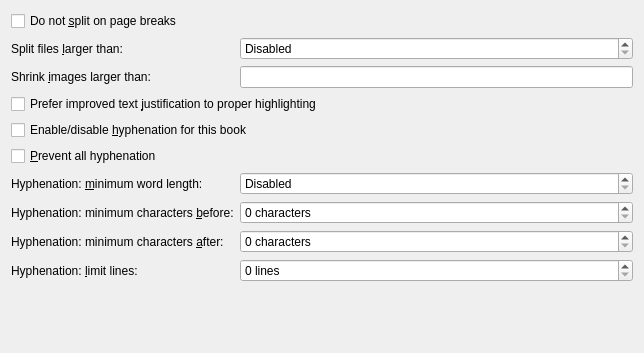
<?xml version="1.0" encoding="UTF-8"?>
<ui version="4.0">
 <class>Form</class>
 <widget class="QWidget" name="Form">
  <property name="geometry">
   <rect>
    <x>0</x>
    <y>0</y>
    <width>644</width>
    <height>353</height>
   </rect>
  </property>
  <property name="windowTitle">
   <string>Form</string>
  </property>
  <layout class="QFormLayout" name="formLayout">
   <item row="0" column="0">
    <widget class="QCheckBox" name="opt_dont_split_on_page_breaks">
     <property name="text">
      <string>Do not &amp;split on page breaks</string>
     </property>
    </widget>
   </item>
   <item row="1" column="0">
    <widget class="QLabel" name="label">
     <property name="text">
      <string>Split files &amp;larger than:</string>
     </property>
     <property name="buddy">
      <cstring>opt_flow_size</cstring>
     </property>
    </widget>
   </item>
   <item row="1" column="1">
    <widget class="QSpinBox" name="opt_flow_size">
     <property name="specialValueText">
      <string>Disabled</string>
     </property>
     <property name="suffix">
      <string> KB</string>
     </property>
     <property name="minimum">
      <number>0</number>
     </property>
     <property name="maximum">
      <number>1000000</number>
     </property>
     <property name="singleStep">
      <number>20</number>
     </property>
    </widget>
   </item>
   <item row="2" column="0">
    <widget class="QLabel" name="label_4">
     <property name="text">
      <string>Shrink &amp;images larger than:</string>
     </property>
     <property name="buddy">
      <cstring>opt_kepub_max_image_size</cstring>
     </property>
    </widget>
   </item>
   <item row="2" column="1">
    <widget class="QLineEdit" name="opt_kepub_max_image_size"/>
   </item>
   <item row="4" column="0" colspan="2">
    <widget class="QCheckBox" name="opt_kepub_affect_hyphenation">
     <property name="text">
      <string>Enable/disable &amp;hyphenation for this book</string>
     </property>
    </widget>
   </item>
   <item row="5" column="0">
    <widget class="QCheckBox" name="opt_kepub_disable_hyphenation">
     <property name="text">
      <string>&amp;Prevent all hyphenation</string>
     </property>
    </widget>
   </item>
   <item row="6" column="0">
    <widget class="QLabel" name="label_2">
     <property name="text">
      <string>Hyphenation: &amp;minimum word length:</string>
     </property>
     <property name="buddy">
      <cstring>opt_kepub_hyphenation_min_chars</cstring>
     </property>
    </widget>
   </item>
   <item row="6" column="1">
    <widget class="QSpinBox" name="opt_kepub_hyphenation_min_chars">
     <property name="specialValueText">
      <string>Disabled</string>
     </property>
     <property name="suffix">
      <string> characters</string>
     </property>
    </widget>
   </item>
   <item row="7" column="0">
    <widget class="QLabel" name="label_3">
     <property name="text">
      <string>Hyphenation: minimum characters &amp;before:</string>
     </property>
     <property name="buddy">
      <cstring>opt_kepub_hyphenation_min_chars</cstring>
     </property>
    </widget>
   </item>
   <item row="7" column="1">
    <widget class="QSpinBox" name="opt_kepub_hyphenation_min_chars_before">
     <property name="suffix">
      <string> characters</string>
     </property>
    </widget>
   </item>
   <item row="8" column="0">
    <widget class="QLabel" name="label_5">
     <property name="text">
      <string>Hyphenation: minimum characters &amp;after:</string>
     </property>
     <property name="buddy">
      <cstring>opt_kepub_hyphenation_min_chars</cstring>
     </property>
    </widget>
   </item>
   <item row="8" column="1">
    <widget class="QSpinBox" name="opt_kepub_hyphenation_min_chars_after">
     <property name="suffix">
      <string> characters</string>
     </property>
    </widget>
   </item>
   <item row="9" column="0">
    <widget class="QLabel" name="label_6">
     <property name="text">
      <string>Hyphenation: &amp;limit lines:</string>
     </property>
     <property name="buddy">
      <cstring>opt_kepub_hyphenation_min_chars</cstring>
     </property>
    </widget>
   </item>
   <item row="9" column="1">
    <widget class="QSpinBox" name="opt_kepub_hyphenation_limit_lines">
     <property name="suffix">
      <string> lines</string>
     </property>
    </widget>
   </item>
   <item row="10" column="0">
    <spacer name="verticalSpacer">
     <property name="orientation">
      <enum>Qt::Vertical</enum>
     </property>
     <property name="sizeHint" stdset="0">
      <size>
       <width>20</width>
       <height>262</height>
      </size>
     </property>
    </spacer>
   </item>
   <item row="3" column="0" colspan="2">
    <widget class="QCheckBox" name="opt_kepub_prefer_justification">
     <property name="text">
      <string>Prefer improved text &amp;justification to proper highlighting</string>
     </property>
    </widget>
   </item>
  </layout>
 </widget>
 <resources/>
 <connections>
  <connection>
   <sender>opt_kepub_affect_hyphenation</sender>
   <signal>toggled(bool)</signal>
   <receiver>opt_kepub_disable_hyphenation</receiver>
   <slot>setEnabled(bool)</slot>
   <hints>
    <hint type="sourcelabel">
     <x>70</x>
     <y>109</y>
    </hint>
    <hint type="destinationlabel">
     <x>67</x>
     <y>132</y>
    </hint>
   </hints>
  </connection>
  <connection>
   <sender>opt_kepub_affect_hyphenation</sender>
   <signal>toggled(bool)</signal>
   <receiver>opt_kepub_hyphenation_min_chars</receiver>
   <slot>setEnabled(bool)</slot>
   <hints>
    <hint type="sourcelabel">
     <x>200</x>
     <y>113</y>
    </hint>
    <hint type="destinationlabel">
     <x>274</x>
     <y>161</y>
    </hint>
   </hints>
  </connection>
  <connection>
   <sender>opt_kepub_affect_hyphenation</sender>
   <signal>toggled(bool)</signal>
   <receiver>opt_kepub_hyphenation_min_chars_before</receiver>
   <slot>setEnabled(bool)</slot>
   <hints>
    <hint type="sourcelabel">
     <x>159</x>
     <y>115</y>
    </hint>
    <hint type="destinationlabel">
     <x>267</x>
     <y>206</y>
    </hint>
   </hints>
  </connection>
  <connection>
   <sender>opt_kepub_affect_hyphenation</sender>
   <signal>toggled(bool)</signal>
   <receiver>opt_kepub_hyphenation_min_chars_after</receiver>
   <slot>setEnabled(bool)</slot>
   <hints>
    <hint type="sourcelabel">
     <x>104</x>
     <y>115</y>
    </hint>
    <hint type="destinationlabel">
     <x>245</x>
     <y>241</y>
    </hint>
   </hints>
  </connection>
  <connection>
   <sender>opt_kepub_affect_hyphenation</sender>
   <signal>toggled(bool)</signal>
   <receiver>opt_kepub_hyphenation_limit_lines</receiver>
   <slot>setEnabled(bool)</slot>
   <hints>
    <hint type="sourcelabel">
     <x>29</x>
     <y>109</y>
    </hint>
    <hint type="destinationlabel">
     <x>252</x>
     <y>262</y>
    </hint>
   </hints>
  </connection>
 </connections>
</ui>
